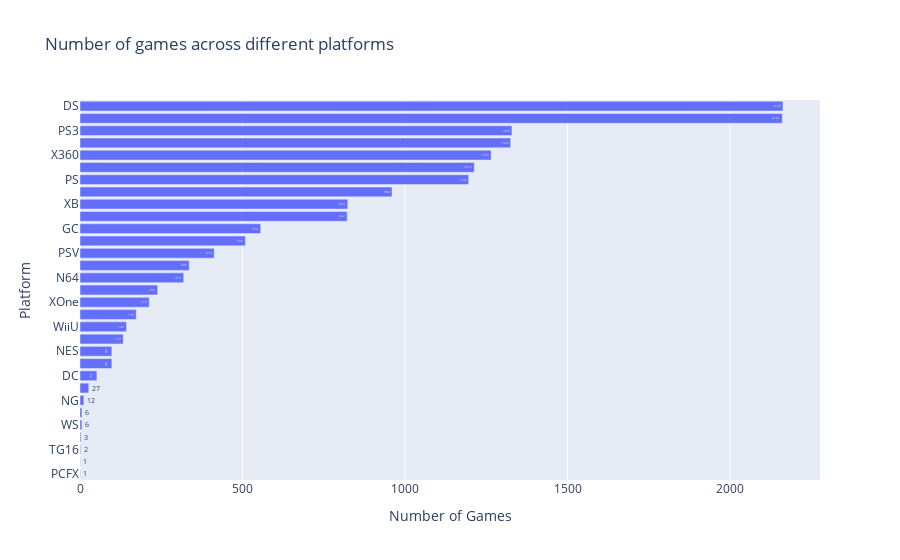

This figure's notebook cell:
### Code cell
fig = px.bar(platform.sort_values('Number of Games'), 
             x='Number of Games', y='Platform', title='Number of games across different platforms', 
             text='Number of Games', orientation='h')
fig.show()

### Figure 1 — Plotly figure (JSON) as saved in the notebook; plotly's stock layout.template omitted (floating-point values rounded to 4 significant figures)
{"data": [{"alignmentgroup": "True", "hovertemplate": "Number of Games=%{text}<br>Platform=%{y}<extra></extra>", "legendgroup": "", "marker": {"color": "#636efa", "pattern": {"shape": ""}}, "name": "", "offsetgroup": "", "orientation": "h", "showlegend": false, "text": [1, 1, 2, 3, 6, 6, 12, 27, 52, 98, 98, 133, 143, 173, 213, 239, 319, 336, 413, 509, 556, 822, 824, 960, 1196, 1213, 1265, 1325, 1329, 2161, 2163], "textposition": "auto", "type": "bar", "x": [1, 1, 2, 3, 6, 6, 12, 27, 52, 98, 98, 133, 143, 173, 213, 239, 319, 336, 413, 509, 556, 822, 824, 960, 1196, 1213, 1265, 1325, 1329, 2161, 2163], "xaxis": "x", "y": ["PCFX", "GG", "TG16", "3DO", "WS", "SCD", "NG", "GEN", "DC", "GB", "NES", "2600", "WiiU", "SAT", "XOne", "SNES", "N64", "PS4", "PSV", "3DS", "GC", "GBA", "XB", "PC", "PS", "PSP", "X360", "Wii", "PS3", "PS2", "DS"], "yaxis": "y"}], "layout": {"barmode": "relative", "legend": {"tracegroupgap": 0}, "title": {"text": "Number of games across different platforms"}, "xaxis": {"anchor": "y", "domain": [0, 1], "title": {"text": "Number of Games"}}, "yaxis": {"anchor": "x", "domain": [0, 1], "title": {"text": "Platform"}}}}
